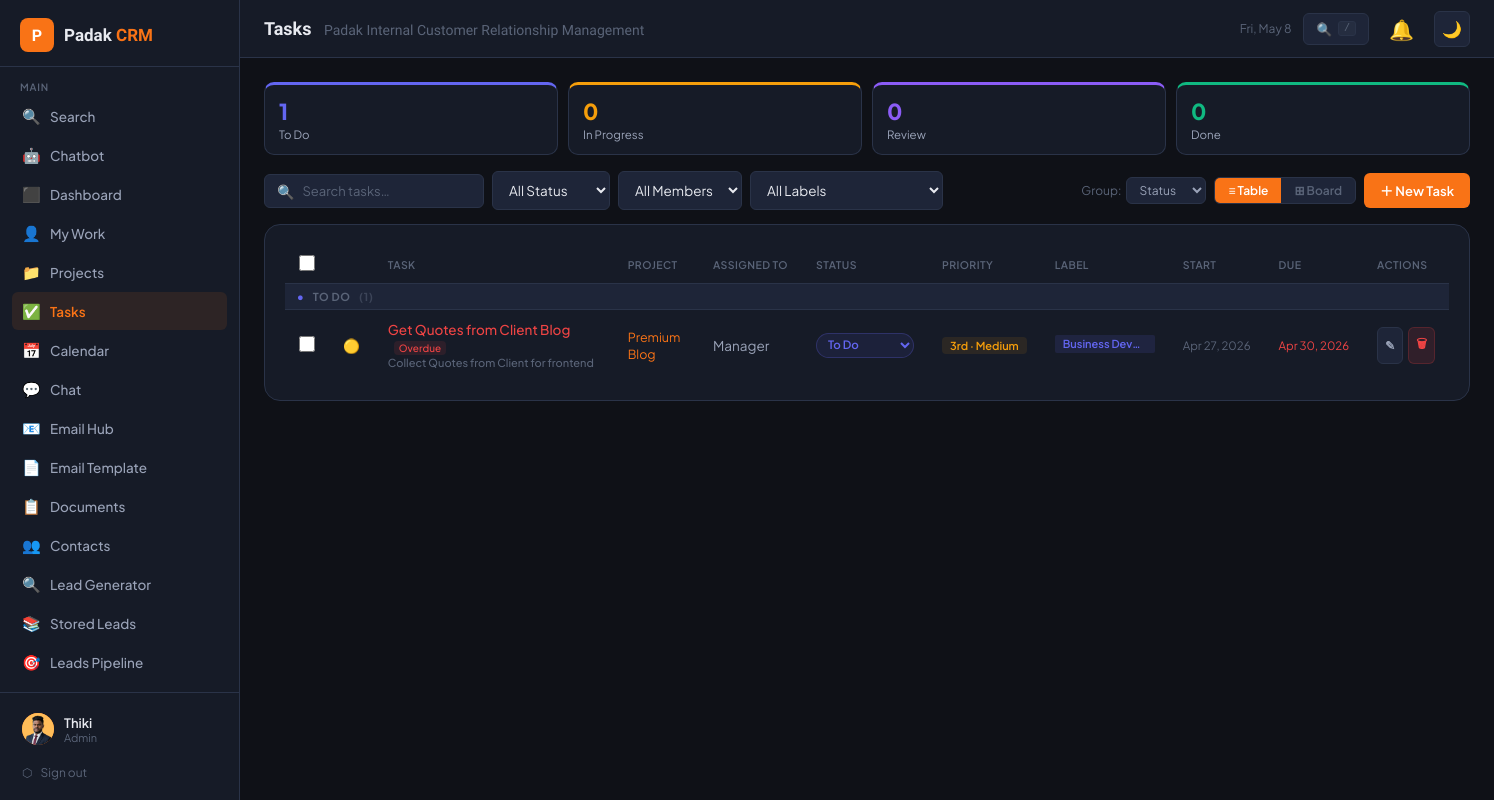
Page /tasks.php (signed in) on the committed database.
### tables this page shows
CREATE TABLE `users` (
  `id` int(11) NOT NULL,
  `name` varchar(100) NOT NULL,
  `email` varchar(150) NOT NULL,
  `password` varchar(255) NOT NULL,
  `role` enum('admin','manager','member') DEFAULT 'member',
  `avatar` varchar(255) DEFAULT NULL,
  `phone` varchar(30) DEFAULT NULL,
  `department` varchar(100) DEFAULT NULL,
  `department_role` enum('general','tele_caller','digital_marketing','software_developer','graphics_designer') DEFAULT 'general',
  `status` enum('active','inactive') DEFAULT 'active',
  `last_login` datetime DEFAULT NULL,
  `created_at` datetime DEFAULT current_timestamp()
);

CREATE TABLE `tasks` (
  `id` int(11) NOT NULL,
  `title` varchar(250) NOT NULL,
  `description` text DEFAULT NULL,
  `project_id` int(11) DEFAULT NULL,
  `assigned_to` int(11) DEFAULT NULL,
  `created_by` int(11) NOT NULL,
  `status` enum('todo','in_progress','review','done') DEFAULT 'todo',
  `priority` enum('low','medium','high','urgent') DEFAULT 'medium',
  `due_date` date DEFAULT NULL,
  `start_date` date DEFAULT NULL,
  `label` varchar(80) DEFAULT NULL,
  `sort_order` int(11) DEFAULT 0,
  `completed_at` datetime DEFAULT NULL,
  `created_at` datetime DEFAULT current_timestamp(),
  `updated_at` datetime DEFAULT current_timestamp() ON UPDATE current_timestamp()
);

CREATE TABLE `projects` (
  `id` int(11) NOT NULL,
  `title` varchar(200) NOT NULL,
  `description` text DEFAULT NULL,
  `contact_id` int(11) DEFAULT NULL,
  `status` enum('planning','active','on_hold','completed','cancelled') DEFAULT 'planning',
  `priority` enum('low','medium','high','urgent') DEFAULT 'medium',
  `start_date` date DEFAULT NULL,
  `due_date` date DEFAULT NULL,
  `budget` decimal(12,2) DEFAULT NULL,
  `currency` varchar(10) DEFAULT 'LKR',
  `progress` int(11) DEFAULT 0,
  `created_by` int(11) NOT NULL,
  `created_at` datetime DEFAULT current_timestamp(),
  `updated_at` datetime DEFAULT current_timestamp() ON UPDATE current_timestamp()
);

### tasks.php (the view, shortened to what the rows shown need)
<?php
require_once 'config.php';
require_once 'includes/layout.php';
$db = getCRMDB();
$proj_filter   = (int)($_GET['project_id'] ?? 0);
$status_filter = $_GET['status'] ?? '';
$group_by      = $_GET['group'] ?? 'status';
$view_mode     = $_GET['view'] ?? 'table';
$where = "1=1";
$tasks = $db->query("
  SELECT t.*, p.title AS proj_title, u.name AS assignee, c.name AS creator_name
  FROM tasks t
  LEFT JOIN projects p ON p.id=t.project_id
  LEFT JOIN users u ON u.id=t.assigned_to
  LEFT JOIN users c ON c.id=t.created_by
  WHERE $where
  ORDER BY FIELD(t.status,'in_progress','review','todo','done'),
           FIELD(t.priority,'urgent','high','medium','low'),
           t.due_date ASC
")->fetch_all(MYSQLI_ASSOC);
$all_users = $db->query("SELECT id,name FROM users WHERE status='active' ORDER BY name")->fetch_all(MYSQLI_ASSOC);
function groupTasks(array $tasks, string $by): array {
    $groups = [];
    foreach ($tasks as $t) {
        $key = match($by) {
            'priority' => $t['priority'] ?? 'medium',
            'project'  => $t['proj_title'] ?? '— No Project —',
            'label'    => $t['label'] ?: '— No Label —',
            default    => $t['status'],
        };
        $groups[$key][] = $t;
    }
    return $groups;
}
$PRIO_LABELS = [
    'urgent' => '1st · Urgent',
    'high'   => '2nd · High',
    'medium' => '3rd · Medium',
    'low'    => '4th · Low',
];
$PRIO_COLORS = [
    'urgent' => '#ef4444',
    'high'   => '#f97316',
    'medium' => '#f59e0b',
    'low'    => '#10b981',
];
$STATUS_LABELS = [
    'todo'        => 'To Do',
    'in_progress' => 'In Progress',
    'review'      => 'Review',
    'done'        => 'Done',
];
$STATUS_COLORS = [
    'todo'        => '#6366f1',
    'in_progress' => '#f59e0b',
    'review'      => '#8b5cf6',
    'done'        => '#10b981',
];
renderLayout('Tasks', 'tasks');
?>
<?php
$buckets = [
    'todo'        => ['To Do',       '#6366f1'],
    'in_progress' => ['In Progress', '#f59e0b'],
    'review'      => ['Review',      '#8b5cf6'],
    'done'        => ['Done',        '#10b981'],
];
?>
<div class="tk-buckets">
<?php foreach ($buckets as $k => [$l, $c]):
    $cnt = count(array_filter($tasks, fn($t) => $t['status'] === $k));
    $active = ($status_filter === $k) ? "box-shadow:0 0 0 2px {$c}" : '';
    $href = '?status='.$k.($proj_filter?"&project_id=$proj_filter":'');
?>
  <a href="<?= $href ?>" class="tk-bucket" style="--bc:<?= $c ?>;<?= $active ?>">
    <div class="tk-bucket-num"><?= $cnt ?></div>
    <div class="tk-bucket-lbl"><?= $l ?></div>
  </a>
<?php endforeach; ?>
</div>
<?php if (empty($tasks)): ?>
<div class="card"><div class="empty-state"><div class="icon">✅</div><p>No tasks found.</p></div></div>
<?php else: ?>
<div class="card">
  <div class="table-wrap">
    <table id="tasks-table" class="tk-table">
      <thead>
        <tr>
          <th style="width:32px"><input type="checkbox" class="tk-check" id="check-all" onchange="toggleAll(this)"></th>
          <th style="width:28px"></th>
          <th onclick="sortTable(2)" id="th-2">Task</th>
          <th onclick="sortTable(3)" id="th-3">Project</th>
          <th onclick="sortTable(4)" id="th-4">Assigned To</th>
          <th onclick="sortTable(5)" id="th-5">Status</th>
          <th onclick="sortTable(6)" id="th-6">Priority</th>
          <th onclick="sortTable(7)" id="th-7">Label</th>
          <th onclick="sortTable(8)" id="th-8">Start</th>
          <th onclick="sortTable(9)" id="th-9">Due</th>
          <th>Actions</th>
        </tr>
      </thead>
      <tbody>
<?php
$grouped = groupTasks($tasks, $group_by);
$order = ($group_by === 'status')
    ? array_keys($STATUS_LABELS)
    : (($group_by === 'priority') ? array_keys($PRIO_LABELS) : array_keys($grouped));
foreach ($order as $gk):
    if (!isset($grouped[$gk])) continue;
    $gtasks = $grouped[$gk];
    $gc = ($group_by==='status') ? ($STATUS_COLORS[$gk] ?? '#94a3b8')
        : (($group_by==='priority') ? ($PRIO_COLORS[$gk] ?? '#94a3b8') : '#6366f1');
    $glabel = ($group_by==='status') ? ($STATUS_LABELS[$gk] ?? $gk)
        : (($group_by==='priority') ? ($PRIO_LABELS[$gk] ?? $gk) : $gk);
?>
        <tr class="tk-group-row" data-group="<?= h($gk) ?>">
          <td colspan="11">
            <span style="color:<?= $gc ?>;margin-right:6px">●</span>
            <?= h($glabel) ?>
            <span style="margin-left:6px;opacity:.5">(<?= count($gtasks) ?>)</span>
          </td>
        </tr>
<?php foreach ($gtasks as $t):
    $sc      = $STATUS_COLORS[$t['status']] ?? '#94a3b8';
    $pc      = $PRIO_COLORS[$t['priority']] ?? '#94a3b8';
    $today   = date('Y-m-d');
    $overdue = $t['due_date'] && $t['due_date'] < $today && $t['status'] !== 'done';
?>
        <tr data-id="<?= $t['id'] ?>" data-group="<?= h($gk) ?>">
          <td><input type="checkbox" class="tk-check row-check" value="<?= $t['id'] ?>" onchange="updBulk()"></td>
          <td><?= priorityIcon($t['priority']) ?></td>
          <td class="td-main">
            <span class="tk-editable" data-id="<?= $t['id'] ?>" data-field="title"
                  ondblclick="inlineEdit(this)"
                  style="<?= $overdue?'color:var(--red)':'' ?>"><?= h($t['title']) ?></span>
            <?php if ($overdue): ?><span class="tk-overdue-badge">Overdue</span><?php endif; ?>
            <?php if ($t['description']): ?>
            <div style="font-size:11px;color:var(--text3);margin-top:1px;white-space:nowrap;overflow:hidden;text-overflow:ellipsis;max-width:280px"><?= h(mb_substr($t['description'],0,80)) ?><?= mb_strlen($t['description'])>80?'…':'' ?></div>
            <?php endif; ?>
          </td>
          <td><?= $t['proj_title'] ? '<a href="projects.php?view='.h($t['project_id']).'" style="color:var(--orange);font-size:12.5px">'.h($t['proj_title']).'</a>' : '<span style="color:var(--text3)">—</span>' ?></td>
          <td><?= h($t['assignee'] ?? '—') ?></td>
          <td>
            <form method="POST" style="display:inline">
              <select name="status" class="form-control"
                style="padding:3px 7px;font-size:11.5px;width:auto;background:<?= $sc ?>18;border-color:<?= $sc ?>40;color:<?= $sc ?>;border-radius:99px;font-weight:600"
                onchange="this.form.submit()">
                <?php foreach ($STATUS_LABELS as $v => $l): ?>
                <option value="<?= $v ?>" <?= $t['status']===$v?'selected':'' ?>><?= $l ?></option>
                <?php endforeach; ?>
              </select>
            </form>
          </td>
          <td>
            <span class="tk-prio" style="background:<?= $pc ?>18;color:<?= $pc ?>">
              <?= $PRIO_LABELS[$t['priority']] ?? ucfirst($t['priority'] ?? '') ?>
            </span>
          </td>
          <td>
            <?php if ($t['label']): ?>
            <span class="tk-label tk-editable" data-id="<?= $t['id'] ?>" data-field="label" ondblclick="inlineEdit(this)"><?= h($t['label']) ?></span>
            <?php else: ?>
            <span style="color:var(--text3);font-size:11.5px;cursor:pointer" onclick="inlineEditById(<?= $t['id'] ?>,'label','')" title="Add label">+ label</span>
            <?php endif; ?>
          </td>
          <td class="tk-dates"><?= $t['start_date'] ? fDate($t['start_date']) : '<span style="color:var(--text3)">—</span>' ?></td>
          <td class="tk-dates <?= $overdue?'tk-overdue':'' ?>"><?= fDate($t['due_date']) ?></td>
          <td>
            <div style="display:flex;gap:5px">
              <button class="btn btn-ghost btn-sm btn-icon" onclick="openEditTask(<?= htmlspecialchars(json_encode($t)) ?>)" title="Edit">✎</button>
              <form method="POST" onsubmit="return confirm('Delete task?')" style="display:inline">
                <button type="submit" class="btn btn-danger btn-sm btn-icon" title="Delete">🗑</button>
              </form>
            </div>
          </td>
        </tr>
<?php endforeach; endforeach; ?>
      </tbody>
    </table>
  </div>
</div>
<?php endif; ?>
<?php renderLayoutEnd(); ?>

### includes/layout.php (shortened to what the rows shown need)
<?php
function renderLayout(string $pageTitle, string $activePage): void {
    $user = currentUser();
?>
<!DOCTYPE html>
<html lang="en" data-theme="dark">
<head>
</head>
<body>
<nav id="sidebar">
  <div class="sidebar-footer">
    <a href="profile.php" class="user-card">
      <div class="user-info">
        <div class="user-name"><?= h($user['name']) ?></div>
        <div class="user-role"><?= h($user['role']) ?></div>
      </div>
    </a>
  </div>
</nav>
<div id="main">
  <main id="content">
<?php
}
function renderLayoutEnd(): void {
?>
  </main>
</div>
</body>
</html>
<?php
}

### rows in the picture
users: name "Thiki"
tasks: status "1", status "0", priority "🟡", title "Get Quotes from Client Blog", shows "Overdue", description "Collect Quotes from Client for frontend", project.title "Premium Blog", assigned_to.name "Manager", status "To Do", priority "3rd · Medium", label "Business Dev…", start_date "Apr 27, 2026", due_date "Apr 30, 2026"

### other values in the picture
$user['role'] "Admin"
$pageTitle "Tasks"
SITE_NAME "Padak Internal Customer Relationship Management"
$l "To Do"
$l "In Progress"
$l "Review"
$l "Done"
$glabel "TO DO"
